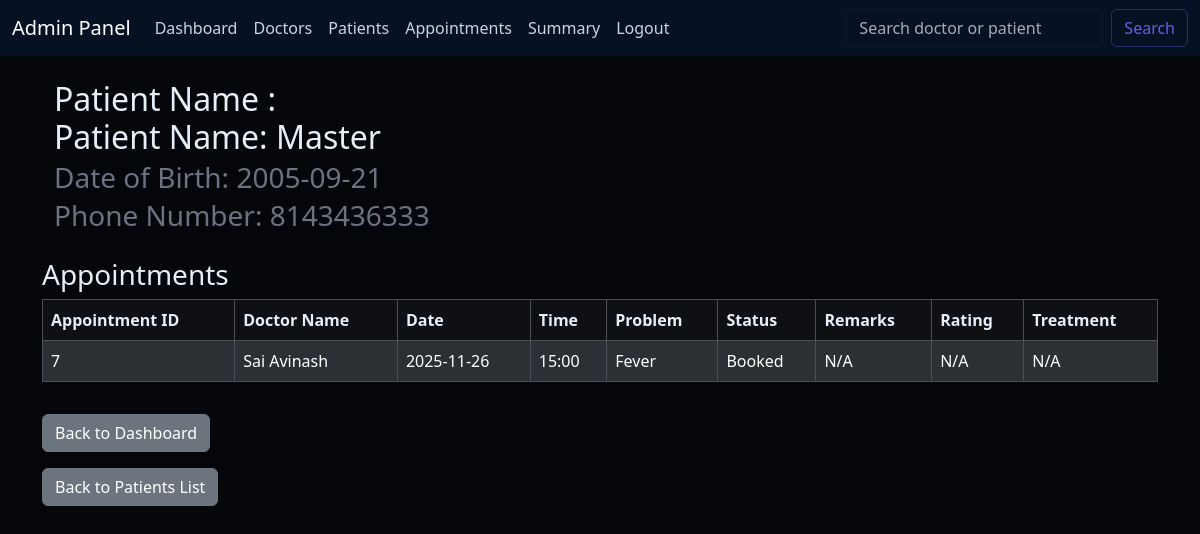
Page /admin/patient/2 (signed in) on the committed database.
### models.py (models this page shows)
class User(UserMixin, db.Model):
    id = db.Column(db.Integer, primary_key=True)
    username = db.Column(db.String(50), unique=True, nullable=False)
    name = db.Column(db.String(50), nullable=False)
    email = db.Column(db.String(50), unique=True, nullable=False)
    password = db.Column(db.String(200), nullable=False)  # hashed passwords are long
    role = db.Column(db.String(20), nullable=False)  # Admin / Doctor / Patient
    doctor_profile = db.relationship('Doctor', backref='user', uselist=False)
    patient_profile = db.relationship('Patient', backref='user', uselist=False)

class Patient(db.Model):
    id = db.Column(db.Integer, primary_key=True)
    user_id = db.Column(db.Integer, db.ForeignKey('user.id'), nullable=False, unique=True)
    dob = db.Column(db.Date, nullable=False)
    phone_number = db.Column(db.String(15), nullable=False)
    appointments = db.relationship('Appointment', backref='patient', lazy=True)

class Appointment(db.Model):
    id = db.Column(db.Integer, primary_key=True)
    doctor_id = db.Column(db.Integer, db.ForeignKey('doctor.id'), nullable=False)
    patient_id = db.Column(db.Integer, db.ForeignKey('patient.id'), nullable=False)
    date = db.Column(db.Date, nullable=False)
    time = db.Column(db.Time, nullable=False)
    problem = db.Column(db.String(300), nullable=True)
    status = db.Column(db.Enum(AppointmentStatus), default=AppointmentStatus.BOOKED, nullable=False)
    remarks = db.Column(db.Text, nullable=True)
    rating = db.Column(db.Integer, nullable=True)
    treatment = db.relationship('Treatment', backref='appointment', uselist=False)

### routes/admin.py (the view)
@admin_bp.route('/patient/<int:patient_id>')
@login_required
def view_patient_detail(patient_id):
    if current_user.role != "Admin" :
        flash('Access Denied', 'danger')
        return redirect(url_for('login'))
    from models import Patient, Appointment
    patient = Patient.query.get_or_404(patient_id)
    appointments_list = Appointment.query.filter_by(patient_id=patient.id).all()
    return render_template('admin/view_patient.html',appointment=appointments_list, patient=patient)

### app.py (called while the page is built)
@login_manager.user_loader
def load_user(user_id):
    return User.query.get(int(user_id))

### templates/admin/view_patient.html (shortened to what this page needs)
{% extends "admin/base.html" %}
{% block content %}
<div class="container mt-4">
    <h2 class="mb-4">
        Patient Name : {{ patient.name }} <br>
        Patient Name: {{ patient.user.name }} <br>
        <small class="text-muted">
            Date of Birth: {{ patient.dob.strftime('%Y-%m-%d') }} <br>
            Phone Number: {{ patient.phone_number }}
        </small>
    </h2>
</div>
<h3 class="mt-4">Appointments</h3>
<table class="table table-bordered table-striped">
    <thead class="table-dark">
        <tr>
            <th>Appointment ID</th>
            <th>Doctor Name</th>
            <th>Date</th>
            <th>Time</th>
            <th>Problem</th>
            <th>Status</th>
            <th>Remarks</th>
            <th>Rating</th>
            <th>Treatment</th>
        </tr>
    </thead>
    <tbody>
        {% for appt in appointment %}
        <tr>
            <td>{{ appt.id }}</td>
            <td>{{ appt.doctor.user.name }}</td>
            <td>{{ appt.date.strftime('%Y-%m-%d') }}</td>
            <td>{{ appt.time.strftime('%H:%M') }}</td>
            <td>{{ appt.problem or 'N/A'  }}</td>
            <td>{{ appt.status.value }}</td>
            <td>{{ appt.remarks or 'N/A' }}</td>
            <td>{{ appt.rating if appt.rating else 'N/A' }} </td>
            <td>{{ appt.treatment.disease if appt.treatment else 'N/A' }}</td>
        </tr>
        {% else %}
        <tr>
            <td colspan="9" class="text-center">No appointments found for this patient.</td>
        </tr>
        {% endfor %}
    </tbody>
</table>
<a href="{{ url_for('admin.dashboard') }}" class="btn btn-secondary mt-3">Back to Dashboard</a>
<br>
<a href="{{ url_for('admin.view_patients') }}" class="btn btn-secondary mt-3">Back to Patients List</a>
{% endblock %}

### static/css/theme.css (style rules this page uses)
:root { --accent: #6c5ce7; --muted: #6b7280; --card-bg: #0f1724; --surface: #0b1220; }
body[data-bs-theme="dark"], body { background-color: #05060a; color: #e6eef8; }
.table thead.table-dark th { background-color: rgba(255,255,255,0.04) !important; color: #e6eef8; }
.table tbody tr td { vertical-align: middle; }
.text-muted { color: var(--muted) !important; }

### rows in the picture
User: user.name "Master"
Patient: dob "2005-09-21", phone_number "8143436333"
Appointment: id "7", doctor.user.name "Sai Avinash", date "2025-11-26", time "15:00", problem "Fever", status.value "Booked", remarks "N/A", rating "N/A", treatment "N/A"
